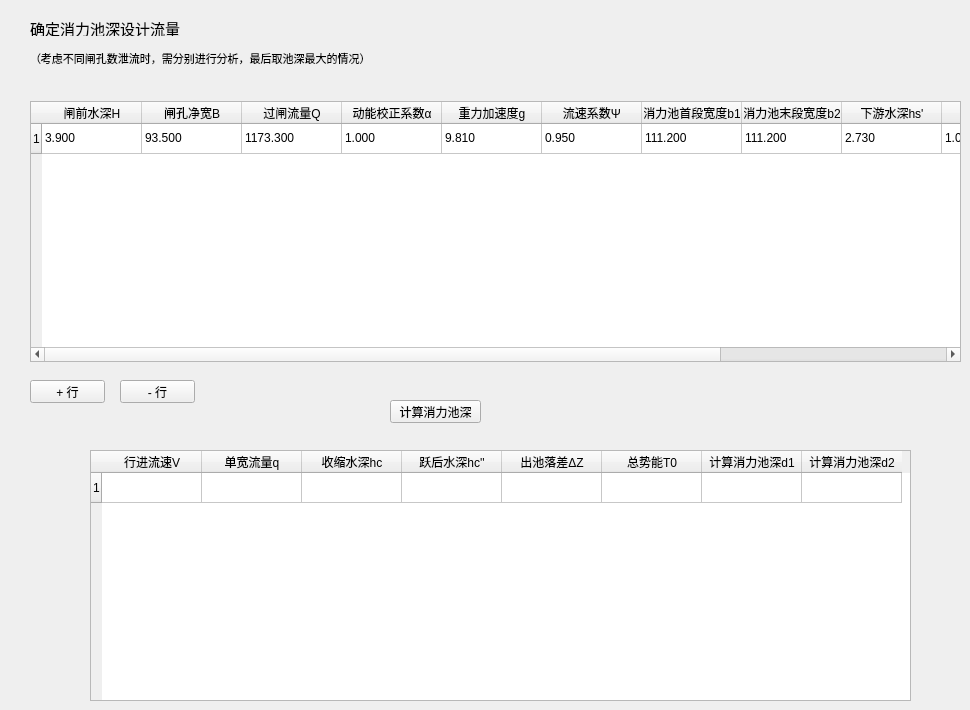
   <widget class="QWidget" name="tab">
    <attribute name="title">
     <string>确定消力池设计流量</string>
    </attribute>
    <widget class="QTableWidget" name="tableWidget">
     <property name="geometry">
      <rect>
       <x>30</x>
       <y>101</y>
       <width>931</width>
       <height>261</height>
      </rect>
     </property>
     <row>
      <property name="text">
       <string>1</string>
      </property>
     </row>
     <column>
      <property name="text">
       <string>闸前水深H</string>
      </property>
     </column>
     <column>
      <property name="text">
       <string>闸孔净宽B</string>
      </property>
     </column>
     <column>
      <property name="text">
       <string>过闸流量Q</string>
      </property>
     </column>
     <column>
      <property name="text">
       <string>动能校正系数α</string>
      </property>
      <property name="toolTip">
       <string>一般取1.00~1.05</string>
      </property>
     </column>
     <column>
      <property name="text">
       <string>重力加速度g</string>
      </property>
     </column>
     <column>
      <property name="text">
       <string>流速系数Ψ</string>
      </property>
      <property name="toolTip">
       <string>一般取0.95</string>
      </property>
     </column>
     <column>
      <property name="text">
       <string>消力池首段宽度b1</string>
      </property>
     </column>
     <column>
      <property name="text">
       <string>消力池末段宽度b2</string>
      </property>
     </column>
     <column>
      <property name="text">
       <string>下游水深hs'</string>
      </property>
     </column>
     <column>
      <property name="text">
       <string>淹没系数δ0</string>
      </property>
      <property name="toolTip">
       <string>一般取1.05~1.10</string>
      </property>
     </column>
     <column>
      <property name="text">
       <string>闸底高程H上底</string>
      </property>
     </column>
     <column>
      <property name="text">
       <string>下游底高程H下底</string>
      </property>
     </column>
     <item row="0" column="0">
      <property name="text">
       <string>3.900</string>
      </property>
     </item>
     <item row="0" column="1">
      <property name="text">
       <string>93.500</string>
      </property>
     </item>
     <item row="0" column="2">
      <property name="text">
       <string>1173.300</string>
      </property>
     </item>
     <item row="0" column="3">
      <property name="text">
       <string>1.000</string>
      </property>
     </item>
     <item row="0" column="4">
      <property name="text">
       <string>9.810</string>
      </property>
     </item>
     <item row="0" column="5">
      <property name="text">
       <string>0.950</string>
      </property>
     </item>
     <item row="0" column="6">
      <property name="text">
       <string>111.200</string>
      </property>
     </item>
     <item row="0" column="7">
      <property name="text">
       <string>111.200</string>
      </property>
     </item>
     <item row="0" column="8">
      <property name="text">
       <string>2.730</string>
      </property>
     </item>
     <item row="0" column="9">
      <property name="text">
       <string>1.050</string>
      </property>
     </item>
     <item row="0" column="10">
      <property name="text">
       <string>111.270</string>
      </property>
     </item>
     <item row="0" column="11">
      <property name="text">
       <string>110.6</string>
      </property>
     </item>
    </widget>
    <widget class="QTableWidget" name="tableWidget_2">
     <property name="geometry">
      <rect>
       <x>90</x>
       <y>450</y>
       <width>821</width>
       <height>251</height>
      </rect>
     </property>
     <row>
      <property name="text">
       <string>1</string>
      </property>
     </row>
     <column>
      <property name="text">
       <string>行进流速V</string>
      </property>
     </column>
     <column>
      <property name="text">
       <string>单宽流量q</string>
      </property>
     </column>
     <column>
      <property name="text">
       <string>收缩水深hc</string>
      </property>
      <property name="toolTip">
       <string>请试着输入收缩水深，使池深d1和d2相等，此池深即所求消力池池深。（采用单变量求解）</string>
      </property>
     </column>
     <column>
      <property name="text">
       <string>跃后水深hc''</string>
      </property>
     </column>
     <column>
      <property name="text">
       <string>出池落差ΔZ</string>
      </property>
     </column>
     <column>
      <property name="text">
       <string>总势能T0</string>
      </property>
      <property name="toolTip">
       <string>消力池底板顶面算起的总势能T0</string>
      </property>
     </column>
     <column>
      <property name="text">
       <string>计算消力池深d1</string>
      </property>
     </column>
     <column>
      <property name="text">
       <string>计算消力池深d2</string>
      </property>
     </column>
    </widget>
    <widget class="QPushButton" name="pushButton">
     <property name="geometry">
      <rect>
       <x>390</x>
       <y>400</y>
       <width>91</width>
       <height>23</height>
      </rect>
     </property>
     <property name="text">
      <string>计算消力池深</string>
     </property>
    </widget>
    <widget class="QPushButton" name="pushButton_2">
     <property name="geometry">
      <rect>
       <x>30</x>
       <y>380</y>
       <width>75</width>
       <height>23</height>
      </rect>
     </property>
     <property name="text">
      <string>+ 行</string>
     </property>
    </widget>
    <widget class="QPushButton" name="pushButton_3">
     <property name="geometry">
      <rect>
       <x>120</x>
       <y>380</y>
       <width>75</width>
       <height>23</height>
      </rect>
     </property>
     <property name="text">
      <string>- 行</string>
     </property>
    </widget>
    <widget class="QLabel" name="label">
     <property name="geometry">
      <rect>
       <x>30</x>
       <y>20</y>
       <width>161</width>
       <height>16</height>
      </rect>
     </property>
     <property name="font">
      <font>
       <family>Agency FB</family>
       <pointsize>11</pointsize>
      </font>
     </property>
     <property name="text">
      <string>确定消力池深设计流量</string>
     </property>
    </widget>
    <widget class="QLabel" name="label_4">
     <property name="geometry">
      <rect>
       <x>30</x>
       <y>50</y>
       <width>421</width>
       <height>16</height>
      </rect>
     </property>
     <property name="font">
      <font>
       <family>Agency FB</family>
       <pointsize>8</pointsize>
      </font>
     </property>
     <property name="text">
      <string>（考虑不同闸孔数泄流时，需分别进行分析，最后取池深最大的情况）</string>
     </property>
    </widget>
   </widget>
